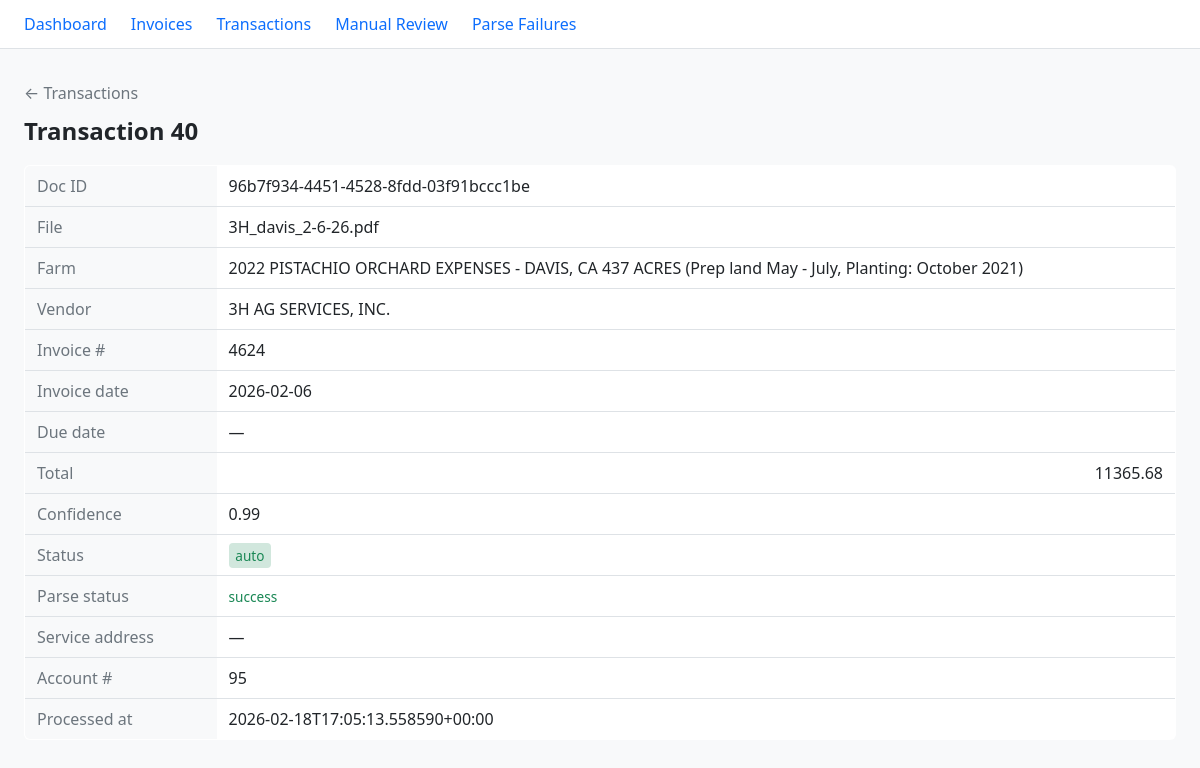
Screenshot of /transactions/40 with the database file from the repository.
### tables this page shows
CREATE TABLE transactions (
    id INTEGER PRIMARY KEY AUTOINCREMENT,
    doc_id TEXT NOT NULL UNIQUE,
    farm_key TEXT,
    farm_name TEXT,
    vendor_key TEXT,
    vendor_name TEXT,
    invoice_number TEXT,
    invoice_date TEXT,
    due_date TEXT,
    total_cents INTEGER NOT NULL DEFAULT 0,
    service_address TEXT,
    account_number TEXT,
    confidence REAL NOT NULL DEFAULT 0.0,
    needs_manual_review INTEGER NOT NULL DEFAULT 1 CHECK (needs_manual_review IN (0, 1)),
    manual_override INTEGER NOT NULL DEFAULT 0 CHECK (manual_override IN (0, 1)),
    processed_at TEXT NOT NULL,
    status TEXT NOT NULL CHECK (status IN ('auto', 'pending_manual', 'manual', 'duplicate', 'failed')),
    error_reason TEXT,
    content_fingerprint TEXT,
    invoice_key TEXT,
    duplicate_detected INTEGER NOT NULL DEFAULT 0 CHECK (duplicate_detected IN (0, 1)),
    duplicate_reason TEXT,
    duplicate_of_doc_id TEXT,
    created_at TEXT NOT NULL DEFAULT (datetime('now')),
    updated_at TEXT NOT NULL DEFAULT (datetime('now')), parse_status TEXT NOT NULL DEFAULT 'success', parse_failure_reason TEXT,
    FOREIGN KEY (doc_id) REFERENCES documents(doc_id),
    FOREIGN KEY (farm_key) REFERENCES farms(farm_key),
    FOREIGN KEY (vendor_key) REFERENCES vendors(vendor_key),
    FOREIGN KEY (duplicate_of_doc_id) REFERENCES documents(doc_id)
);

CREATE TABLE documents (
    doc_id TEXT PRIMARY KEY,
    file_name TEXT NOT NULL,
    file_path TEXT,
    raw_text_hash TEXT,
    content_fingerprint TEXT UNIQUE,
    extracted_at TEXT NOT NULL DEFAULT (datetime('now')),
    created_at TEXT NOT NULL DEFAULT (datetime('now'))
, raw_text TEXT);

### core/api.py (the view)
@app.get("/transactions/{tx_id}", response_class=HTMLResponse, response_model=None)
async def transaction_detail(request: Request, tx_id: int):
    tx = queries.get_transaction_by_id(tx_id)
    if not tx:
        raise HTTPException(status_code=404, detail="Transaction not found")
    farms = queries.get_farms()
    return templates.TemplateResponse(
        "transaction_detail.html",
        {
            "request": request,
            "tx": tx,
            "farms": farms,
            "cents_to_dollars": _cents_to_dollars,
            "money": _money,
        },
    )

### templates/transaction_detail.html (shortened to what this page needs)
{% extends "base.html" %}
{% block content %}
<p class="back"><a href="/transactions">← Transactions</a></p>
<h1>Transaction {{ tx.id }}</h1>
<table class="table detail-table">
  <tbody>
    <tr><th>Doc ID</th><td>{{ tx.doc_id }}</td></tr>
    <tr><th>File</th><td>{{ tx.file_name or '—' }}</td></tr>
    <tr><th>Farm</th><td>{{ tx.farm_name or tx.farm_key or '—' }}</td></tr>
    <tr><th>Vendor</th><td>{{ tx.vendor_name or tx.vendor_key or '—' }}</td></tr>
    <tr><th>Invoice #</th><td>{{ tx.invoice_number or '—' }}</td></tr>
    <tr><th>Invoice date</th><td>{{ tx.invoice_date or '—' }}</td></tr>
    <tr><th>Due date</th><td>{{ tx.due_date or '—' }}</td></tr>
    <tr><th>Total</th><td class="num">{{ cents_to_dollars(tx.total_cents) }}</td></tr>
    <tr><th>Confidence</th><td>{{ tx.confidence }}</td></tr>
    <tr><th>Status</th><td><span class="status status-{{ tx.status }}">{{ tx.status }}</span></td></tr>
    <tr><th>Parse status</th><td><span class="parse-status parse-{{ tx.parse_status }}">{{ tx.parse_status or '—' }}</span></td></tr>
    <tr><th>Service address</th><td>{{ tx.service_address or '—' }}</td></tr>
    <tr><th>Account #</th><td>{{ tx.account_number or '—' }}</td></tr>
    <tr><th>Processed at</th><td>{{ tx.processed_at or '—' }}</td></tr>
  </tbody>
</table>
{% endblock %}

### static/styles.css (style rules this page uses)
:root { --bg: #f8f9fa; --card-bg: #fff; --border: #dee2e6; --text: #212529; --muted: #6c757d; --link: #0d6efd; --status-auto: #198754; --status-manual: #0d6efd; --status-pending_manual: #fd7e14; --status-failed: #dc3545; --parse-success: #198754; --parse-fail: #dc3545; }
* { box-sizing: border-box; }
body { font-family: system-ui, -apple-system, sans-serif; background: var(--bg); color: var(--text); margin: 0; padding: 0; line-height: 1.5; }
h1 { font-size: 1.5rem; margin-top: 0; }
.back { margin-bottom: 0.5rem; }
.back a { color: var(--muted); text-decoration: none; }
.table { width: 100%; border-collapse: collapse; background: var(--card-bg); border: 1px solid var(--border); border-radius: 6px; overflow: hidden; }
.table th, .table td { padding: 0.5rem 0.75rem; text-align: left; border-bottom: 1px solid var(--border); }
.table th { background: var(--bg); font-weight: 600; }
.table .num { text-align: right; }
.table tr:last-child td { border-bottom: none; }
.status { font-size: 0.85rem; padding: 0.2em 0.5em; border-radius: 4px; }
.status-auto { background: #d1e7dd; color: var(--status-auto); }
.parse-status { font-size: 0.85rem; }
.parse-success { color: var(--parse-success); }
.detail-table th { width: 12rem; color: var(--muted); font-weight: 500; }

### rows the page displays
transactions: id "40", doc_id "96b7f934-4451-4528-8fdd-03f91bccc1be", farm_name "2022 PISTACHIO ORCHARD EXPENSES - DAVIS, CA 437 ACRES (Prep land May - July, Planting: October 2021)", vendor_name "3H AG SERVICES, INC.", invoice_number "4624", invoice_date "2026-02-06", total_cents "11365.68", confidence "0.99", status "auto", parse_status "success", account_number "95", processed_at "2026-02-18T17:05:13.558590+00:00"
documents: file_name "3H_davis_2-6-26.pdf"

### other values shown
{{ tx.due_date or '—' }} "—"
{{ tx.service_address or '—' }} "—"
